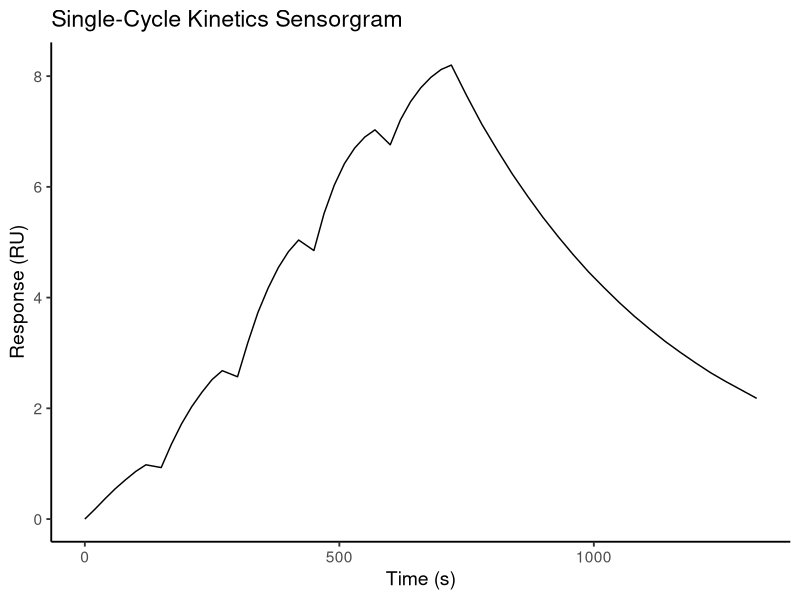
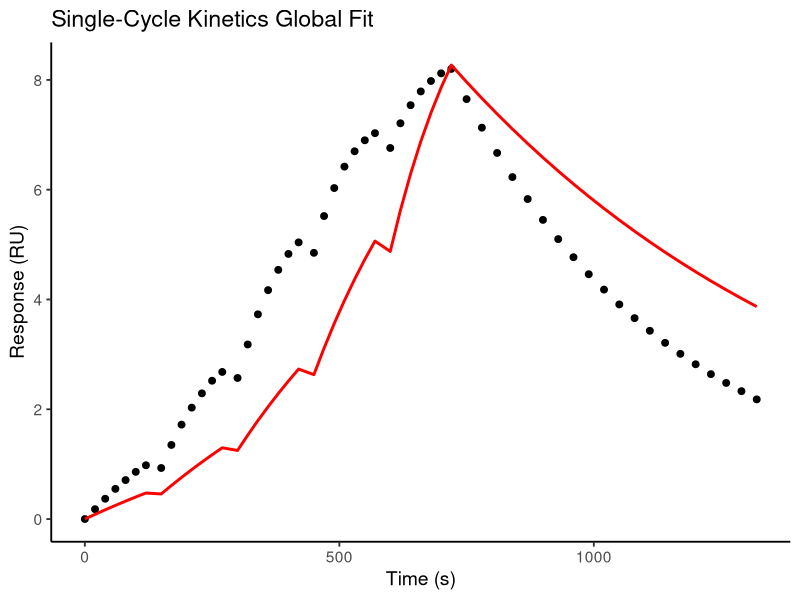

These figures' R source, in order:
## ---- chunk 1
#| message: false
#| warning: false
library(tidyverse)
library(deSolve)
library(minpack.lm)
SCK <- read.csv("SCK.csv")
## ---- chunk 2
ggplot(SCK, aes(x = time, y = response)) +
  geom_line() +
  labs(
    title = "Single-Cycle Kinetics Sensorgram",
    x = "Time (s)",
    y = "Response (RU)"
  ) +
  theme_classic(base_size = 14)
## ---- chunk 3
###############################################################
# Injection schedule
###############################################################
inj <- data.frame(
  start = c(0, 150, 300, 450, 600),
  stop  = c(120, 270, 420, 570, 720),
  conc  = c(1.5, 3, 6, 12, 24) * 1e-9
)
###############################################################
# Concentration as a function of time
###############################################################
conc.function <- function(t){
  C <- 0
  for(i in seq_len(nrow(inj))){
    if(t >= inj$start[i] && t <= inj$stop[i]){
      C <- inj$conc[i]
      break
    }
  }
  return(C)
}
###############################################################
# Langmuir ODE parameters
###############################################################
langmuir <- function(t, state, pars){
  R <- state["R"]
  ka   <- pars["ka"]
  kd   <- pars["kd"]
  Rmax <- pars["Rmax"]
  C <- conc.function(t)
  dR <- ka * C * (Rmax - R) - kd * R
  list(c(dR))
}
###############################################################
# Simulate sensorgram
###############################################################
simulate.sensorgram <- function(pars, times){
  out <- ode(
    y = c(R = 0),
    times = times,
    func = langmuir,
    parms = pars,
    method = "lsoda"
  )
  data.frame(
    time = out[,1],
    response = out[,2]
  )
}
###############################################################
# Objective function
###############################################################
objective <- function(p){
  pars <- c(
    ka   = unname(p["ka"]),
    kd   = unname(p["kd"]),
    Rmax = unname(p["Rmax"])
  )
  pred <- simulate.sensorgram(pars, SCK$time)
  residuals <- pred$response - SCK$response
  return(residuals)
}
###############################################################
# Initial guesses
###############################################################
guess <- c(
  ka   = 2e5,
  kd   = 1e-3,
  Rmax = max(SCK$response)
)
###############################################################
# Fit
###############################################################
fit <- nls.lm(
  par = guess,
  fn = objective
)
###############################################################
# Display fitted parameters
###############################################################
pars <- coef(fit)
print(pars)
KD <- pars["kd"] / pars["ka"]
cat("\n")
cat("Association rate (ka):", pars["ka"], "\n")
cat("Dissociation rate (kd):", pars["kd"], "\n")
cat("Rmax:", pars["Rmax"], "\n")
cat("KD:", KD, "M\n")

###############################################################
# Simulate best-fit curve
###############################################################
best <- simulate.sensorgram(pars, SCK$time)
## ---- chunk 4
ggplot() +

  geom_point(
    data = SCK,
    aes(time, response),
    size = 2
  ) +
  geom_line(
    data = best,
    aes(time, response),
    linewidth = 1,
    colour = "red"
  ) +
  labs(
    title = "Single-Cycle Kinetics Global Fit",
    x = "Time (s)",
    y = "Response (RU)"
  ) +
  theme_classic(base_size = 14)
